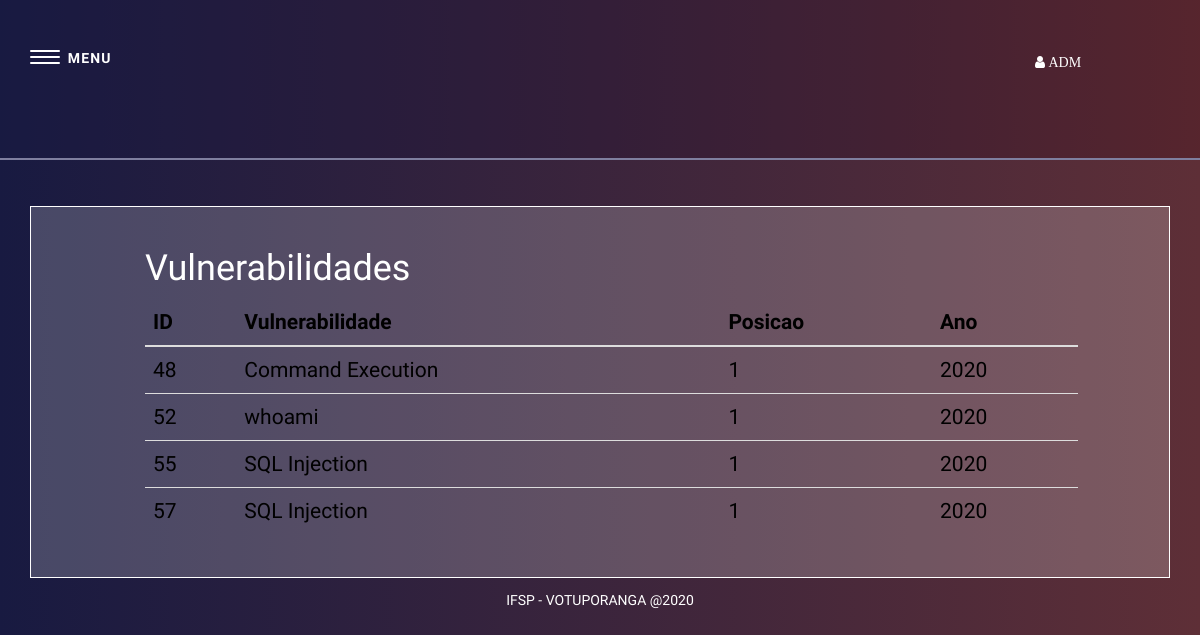
The page /Aplicação/VIEW/vulnerabilidades.php (signed in) on the database its author committed.
### tables this page shows
CREATE TABLE `Cadastro_topico` (
  `id_topico` int NOT NULL,
  `ano` int NOT NULL,
  `posicao` int NOT NULL,
  `vulnerabilidade` varchar(30) NOT NULL
);

### Aplicação/DAO/topicoDAO.php (called while the page is built, shortened)
<?php
function consulta_topico($campos = '', $add = ''){
    $sql = "SELECT $campos FROM Cadastro_topico $add";
    $conexao = conexao();
    $stmt = $conexao->prepare($sql);
    $stmt->execute();
    return $stmt->fetchAll(PDO::FETCH_ASSOC);
}

### Aplicação/VIEW/vulnerabilidades.php (the view, shortened to what this page needs)
<?php
include_once 'menu.php';
include_once '../DAO/topicoDAO.php';
?>
<head>
    <link href="css/cadastros.css" rel="stylesheet" type="text/css"/>
</head>
<div class="container">
        <div class="caixa caixa2">
        <h1>Vulnerabilidades</h1>
    <?php
    $campos = 'id_topico as "ID", vulnerabilidade as "Vulnerabilidade", posicao as "Posicao", ano as "Ano"';
    $resultado = consulta_topico($campos);
    if (count($resultado) > 0) :
        $linha = $resultado[0];
        ?>
        <table class="table table-hover">
            <thead class=" thead-dark ">
                <tr>
                    <?php
                    foreach ($linha as $coluna => $valor) {
                        echo '<th scope = "col">' . $coluna . '</th>';
                    }
                    ?>
                </tr>
            </thead>
            <tbody>
                <?php
                foreach ($resultado as $linha) {
                    echo "<tr>";
                    echo "<td>" . $linha['ID'] . "</td>";
                    echo "<td>" . $linha['Vulnerabilidade'] . "</td>";
                    echo "<td>" . $linha['Posicao'] . "</td>";
                    echo "<td>" . $linha['Ano'] . "</td>";
                }
                ?>
            </tbody>
        </table>
    </div>
</div>
<?php
else :
    echo ("<script> window.alert('Nenhum registro encontrado')
        window.location.href='../VIEW/topicoVIEW.php';</script>");
endif;
?>
<div class="rodape">
    <center><p>IFSP - VOTUPORANGA @2020</p></center>
</div>
</body>
</html>

### Aplicação/VIEW/css/style.css (style rules this page uses)
html { box-sizing: border-box; }
*, *:before, *:after { box-sizing: inherit; }
html, body { height: 100%; }
html, body, div, object, iframe, h1, h2, h3, h4, h5, h6, p, blockquote, ol, ul, li, form, legend, label, table, header, footer, nav, section, figure { margin: 0; padding: 0; }
body { font-family: 'Roboto', sans-serif; font-size: 100%; line-height: 1.5; }
.container { width: 90%; margin-left: auto; margin-right: auto; max-width: 1200px; }
.container:after { content: ""; display: table; clear: both; }

### Aplicação/VIEW/css/cadastros.css (style rules this page uses)
body { font-family: 'Roboto Condensed'; }
.caixa { padding-left: 10%; padding-right: 8%; padding-top: 2%; padding-bottom: 2%; margin-top: 4%; border: #fff solid 1px; font: couier, monospace; font-size: 21px; text-align: justify; text-indent: 50px; color: black; background-color:rgba(255,255,255,.2); }
.caixa2 { text-indent: 0px; }
h1 { color: #fff; }
.rodape { padding-top: 1%; padding-bottom: 1%; font-size:14px; color: #fff; }

### Aplicação/VIEW/menu.php (style rules this page uses)
body { background-image: linear-gradient(to left, rgba(94,47,55,1), rgba(24,26,65,1)); }

### rows shown on the page
cadastro_topico: id_topico "48", vulnerabilidade "Command Execution", posicao "1", ano "2020"
cadastro_topico: id_topico "52", vulnerabilidade "whoami", posicao "1", ano "2020"
cadastro_topico: id_topico "55", vulnerabilidade "SQL Injection", posicao "1", ano "2020"
cadastro_topico: id_topico "57", vulnerabilidade "SQL Injection", posicao "1", ano "2020"

### other values the page prints
$coluna "ID"
$coluna "Vulnerabilidade"
$coluna "Posicao"
$coluna "Ano"
